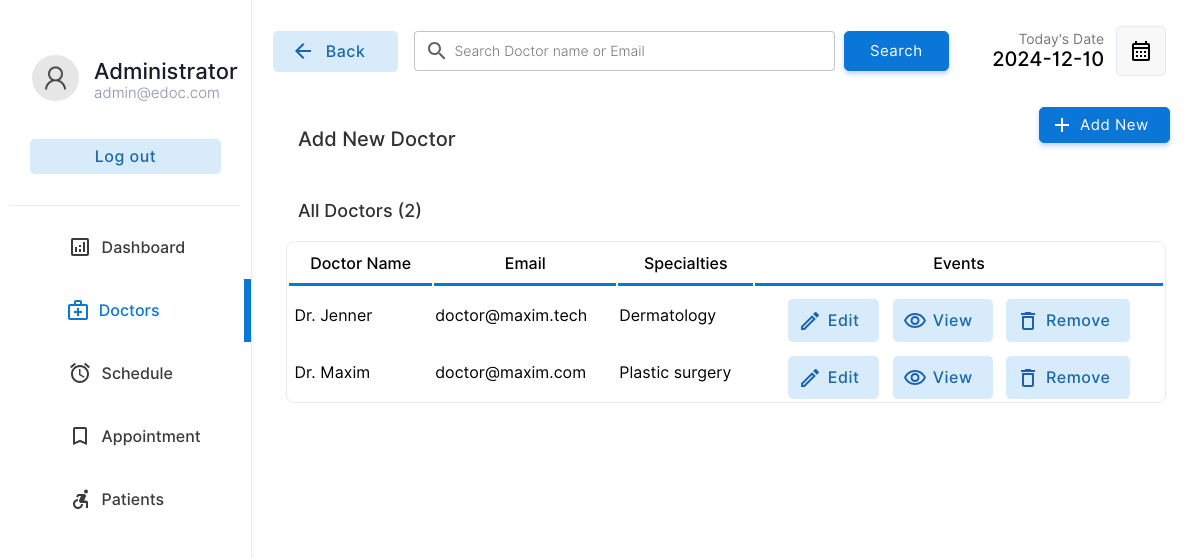
Before: /doctor/doctors.php (signed in) with the older database file.
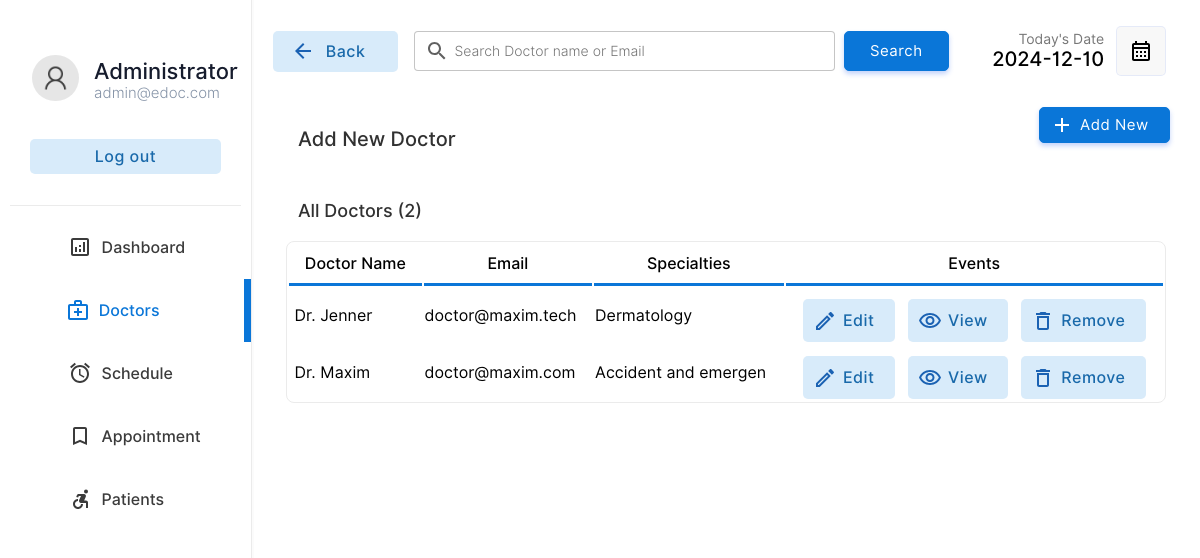
After: the same page with the newer database file.
### tables this page shows
CREATE TABLE `doctor` (
  `docid` int(11) NOT NULL,
  `docemail` varchar(255) DEFAULT NULL,
  `docname` varchar(255) DEFAULT NULL,
  `docpassword` varchar(255) DEFAULT NULL,
  `docnic` varchar(15) DEFAULT NULL,
  `doctel` varchar(15) DEFAULT NULL,
  `specialties` int(2) DEFAULT NULL,
  `gender` varchar(10) DEFAULT NULL,
  `dob` date DEFAULT NULL,
  `experience_years` int(11) DEFAULT NULL,
  `licence_number` varchar(100) DEFAULT NULL,
  `languages_spoken` varchar(255) DEFAULT NULL,
  `profile` varchar(255) DEFAULT NULL
);

CREATE TABLE `specialties` (
  `id` int(2) NOT NULL,
  `sname` varchar(50) DEFAULT NULL
);

### doctor/doctors.php (the view, shortened to what this page needs)
<!DOCTYPE html>
<html lang="en">
<head>
    <link rel="stylesheet" href="../css/animations.css">
    <link rel="stylesheet" href="../css/main.css">
    <link rel="stylesheet" href="../css/admin.css">
</head>
<body>
    <?php
    include("../connection.php");
    ?>
    <div class="container">
        <div class="menu">
            <table class="menu-container" border="0">
                <tr>
                    <td style="padding:10px" colspan="2">
                        <table border="0" class="profile-container">
                            <tr>
                                <td width="30%" style="padding-left:20px">
                                    <img src="../img/user.png" alt="" width="100%" style="border-radius:50%">
                                </td>
                                <td style="padding:0px;margin:0px;">
                                    <p class="profile-title">Administrator</p>
                                    <p class="profile-subtitle">admin@edoc.com</p>
                                </td>
                            </tr>
                            <tr>
                                <td colspan="2">
                                    <a href="../logout.php"><input type="button" value="Log out"
                                            class="logout-btn btn-primary-soft btn"></a>
                                </td>
                            </tr>
                        </table>
                    </td>
                </tr>
                <tr class="menu-row">
                    <td class="menu-btn menu-icon-dashbord">
                        <a href="index.php" class="non-style-link-menu">
                            <div>
                                <p class="menu-text">Dashboard</p>
                        </a>
        </div></a>
        <tr class="menu-row">
            <td class="menu-btn menu-icon-doctor menu-active menu-icon-doctor-active">
                <a href="doctors.php" class="non-style-link-menu non-style-link-menu-active">
                    <div>
                        <p class="menu-text">Doctors</p>
                </a>
    </div>
    <tr class="menu-row">
        <td class="menu-btn menu-icon-schedule">
            <a href="schedule.php" class="non-style-link-menu">
                <div>
                    <p class="menu-text">Schedule</p>
                </div>
            </a>
        </td>
    </tr>
    <tr class="menu-row">
        <td class="menu-btn menu-icon-appoinment">
            <a href="appointment.php" class="non-style-link-menu">
                <div>
                    <p class="menu-text">Appointment</p>
            </a></div>
        </td>
    </tr>
    <tr class="menu-row">
        <td class="menu-btn menu-icon-patient">
            <a href="patient.php" class="non-style-link-menu">
                <div>
                    <p class="menu-text">Patients</p>
            </a></div>
        </td>
    </tr>
    <div class="dash-body">
        <table border="0" width="100%" style=" border-spacing: 0;margin:0;padding:0;margin-top:25px; ">
            <tr>
                <td width="13%">
                    <a href="doctors.php"><button class="login-btn btn-primary-soft btn btn-icon-back"
                            style="padding-top:11px;padding-bottom:11px;margin-left:20px;width:125px">
                            <font class="tn-in-text">Back</font>
                        </button></a>
                </td>
                <td>
                    <form action="" method="post" class="header-search">
                        <input type="search" name="search" class="input-text header-searchbar"
                            placeholder="Search Doctor name or Email" list="doctors">&nbsp;&nbsp;
                        <?php
                        $list11 = $database->query("select  docname,docemail from  doctor;");
                        ?>
                        <input type="Submit" value="Search" class="login-btn btn-primary btn"
                            style="padding-left: 25px;padding-right: 25px;padding-top: 10px;padding-bottom: 10px;">
                    </form>
                </td>
                <td width="15%">
                    <p style="font-size: 14px;color: rgb(119, 119, 119);padding: 0;margin: 0;text-align: right;">
                        Today's Date
                    </p>
                    <p class="heading-sub12" style="padding: 0;margin: 0;">
                        <?php
                        $date = date('Y-m-d');
                        echo $date;
                        ?>
                    </p>
                </td>
                <td width="10%">
                    <button class="btn-label" style="display: flex;justify-content: center;align-items: center;"><img
                            src="../img/calendar.svg" width="100%"></button>
                </td>
            </tr>
            <tr>
                <td colspan="2" style="padding-top:30px;">
                    <p class="heading-main12" style="margin-left: 45px;font-size:20px;color:rgb(49, 49, 49)">Add New
                        Doctor</p>
                </td>
                <td colspan="2">
                    <a href="?action=add&id=none&error=0" class="non-style-link"><button
                            class="login-btn btn-primary btn button-icon"
                            style="display: flex;justify-content: center;align-items: center;margin-left:75px;background-image: url('../img/icons/add.svg');">Add
                            New</font></button>
                    </a>
                </td>
            </tr>
            <tr>
                <td colspan="4" style="padding-top:10px;">
                    <p class="heading-main12" style="margin-left: 45px;font-size:18px;color:rgb(49, 49, 49)">All Doctors
                        (<?php echo $list11->num_rows; ?>)</p>
                </td>
            </tr>
            <?php
            if ($_POST) {
                $keyword = $_POST["search"];
                $sqlmain = "select * from doctor where docemail='$keyword' or docname='$keyword' or docname like '$keyword%' or docname like '%$keyword' or docname like '%$keyword%'";
            } else {
                $sqlmain = "select * from doctor order by docid desc";
            }
            ?>
            <tr>
                <td colspan="4">
                    <center>
                        <div class="abc scroll">
                            <table width="93%" class="sub-table scrolldown" border="0">
                                <thead>
                                    <tr>
                                        <th class="table-headin">
                                            Doctor Name
                                        </th>
                                        <th class="table-headin">
                                            Email
                                        </th>
                                        <th class="table-headin">
                                            Specialties
                                        </th>
                                        <th class="table-headin">
                                            Events
                                    </tr>
                                </thead>
                                <tbody>
                                    <?php
                                    $result = $database->query($sqlmain);
                                    if ($result->num_rows == 0) {
                                        echo '<tr>
                                    <td colspan="4">
                                    <br><br><br><br>
                                    <center>
                                    <img src="../img/notfound.svg" width="25%">
                                    <br>
                                    <p class="heading-main12" style="margin-left: 45px;font-size:20px;color:rgb(49, 49, 49)">We  couldnt find anything related to your keywords !</p>
                                    <a class="non-style-link" href="doctors.php"><button  class="login-btn btn-primary-soft btn"  style="display: flex;justify-content: center;align-items: center;margin-left:20px;">&nbsp; Show all Doctors &nbsp;</font></button>
                                    </a>
                                    </center>
                                    <br><br><br><br>
                                    </td>
                                    </tr>';
                                    } else {
                                        for ($x = 0; $x < $result->num_rows; $x++) {
                                            $row = $result->fetch_assoc();
                                            $docid = $row["docid"];
                                            $name = $row["docname"];
                                            $email = $row["docemail"];
                                            $spe = $row["specialties"];
                                            $spcil_res = $database->query("select sname from specialties where id='$spe'");
                                            $spcil_array = $spcil_res->fetch_assoc();
                                            $spcil_name = $spcil_array["sname"];
                                            echo '<tr>
                                        <td> &nbsp;' .
                                                substr($name, 0, 30)
                                                . '</td>
                                        <td>
                                        ' . substr($email, 0, 20) . '
                                        </td>
                                        <td>
                                            ' . substr($spcil_name, 0, 20) . '
                                        </td>
                                        <td>
                                        <div style="display:flex;justify-content: center;">
                                        <a href="?action=edit&id=' . $docid . '&error=0" class="non-style-link"><button  class="btn-primary-soft btn button-icon btn-edit"  style="padding-left: 40px;padding-top: 12px;padding-bottom: 12px;margin-top: 10px;"><font class="tn-in-text">Edit</font></button></a>
                                        &nbsp;&nbsp;&nbsp;
                                        <a href="?action=view&id=' . $docid . '" class="non-style-link"><button  class="btn-primary-soft btn button-icon btn-view"  style="padding-left: 40px;padding-top: 12px;padding-bottom: 12px;margin-top: 10px;"><font class="tn-in-text">View</font></button></a>
                                       &nbsp;&nbsp;&nbsp;
                                       <a href="?action=drop&id=' . $docid . '&name=' . $name . '" class="non-style-link"><button  class="btn-primary-soft btn button-icon btn-delete"  style="padding-left: 40px;padding-top: 12px;padding-bottom: 12px;margin-top: 10px;"><font class="tn-in-text">Remove</font></button></a>
                                        </div>
                                        </td>
                                    </tr>';
                                        }
                                    }
                                    ?>
                                </tbody>
                            </table>
                        </div>
                    </center>
                </td>
            </tr>
        </table>
    </div>
</body>
</html>

### css/main.css (style rules this page uses)
:root { --primarycolor: #0A76D8; --primarycolorhover: #006dd3; --btnice:#D8EBFA; --btnnicetext:#1b62b3; }
body { margin: 0; padding: 0; border-spacing: 0; font-family: 'Inter', sans-serif; }
.input-text { border-radius: 4px; border: 0.5px solid rgb(226, 226, 226); padding: 10px; width: 92%; transition: 0.2s; outline: none; }
.input-text { border: 1px solid #e9ecef; font-size: 14px; line-height: 26px; background-color: #fff; display: block; width: 100%; padding: .375rem .75rem; font-weight: 300; line-height: 1.5; color: #212529; background-color: #fff; background-clip: padding-box; -webkit-appearance: none; -moz-appearance: none; appearance: none; border-radius: .25rem; transition: border-color .15s ease-in-out,box-shadow .15s ease-in-out; }
.input-text::placeholder { font-family: 'Inter', sans-serif; }
.btn { cursor: pointer; padding: 8px 20px; outline: none; text-decoration: none; font-size: 15px; letter-spacing: 0.5px; transition: all 0.3s; border-radius: 5px; font-family: 'Inter', sans-serif; }
.btn-primary { background-color: var(--primarycolor) ; border: 1px solid var(--primarycolor) ; color: #fff ; box-shadow: 0 3px 5px 0 rgba(57,108,240,0.3); }
.btn-primary-soft { background-color: #D8EBFA ; color: #1969AA; font-weight: 500; font-size: 16px; border: none; }
.non-style-link:link, .non-style-link:visited, .non-style-link:hover, .non-style-link:active { text-decoration: none; color: rgb(43, 43, 43); }
.btn-label { margin-left: 10px; padding: 12px 12px; outline: none; text-decoration: none; font-size: 15px; letter-spacing: 0.5px; transition: all 0.3s; border-radius: 5px; background-color: #f0f0f073; border: 1px solid rgba(57,108,240,0.1) ; font-family: 'Inter', sans-serif; }
.sub-table { border: 1px solid #ebebeb; border-radius: 8px; }
.table-headin { font-size: 16px; font-weight: 500; padding: 10px; border-bottom: 3px solid var(--primarycolor); }
.abc { width: 100%; height: 550px; overflow: auto; }
input[type=search] { background-image: url('../img/search.svg'); background-position: 10px 50%; background-repeat: no-repeat; transition: 0.5s; padding: 8px 20px 8px 40px; }
.button-icon { background-position: 10px 50%; background-repeat: no-repeat; transition: 0.5s; padding: 8px 20px 8px 40px; }
.menu-btn { padding:6px; color: #3b3b3b; background-position: 30% 50%; background-repeat: no-repeat; transition: 0.5s; }
.menu-text { padding-left: 40%; font-weight: 500; font-size: 16px; }
.menu-active { color: var(--primarycolor); border-right: 7px solid var(--primarycolor); background-color: var(); }
.non-style-link-menu:link, .non-style-link-menu:visited, .non-style-link-menu:active { text-decoration: none; color: #3b3b3b; }
.non-style-link-menu-active:link, .non-style-link-menu-active:visited, .non-style-link-menu-active:active { text-decoration: none; color: var(--primarycolor); }
.menu-icon-dashbord { background-image: url('../img/icons/dashboard.svg'); }
.menu-icon-doctor { background-image: url('../img/icons/doctors.svg'); }
.menu-icon-schedule { background-image: url('../img/icons/schedule.svg'); }
.menu-icon-appoinment { background-image: url('../img/icons/book.svg'); }
.menu-icon-patient { background-image: url('../img/icons/patients.svg'); }
.menu-icon-doctor:hover,.menu-icon-doctor-active { color: var(--primarycolor); background-image: url('../img/icons/doctors-hover.svg'); }
.btn-icon-back { background-image: url('../img/icons/back-iceblue.svg'); background-position: 18px 50%; background-repeat: no-repeat; transition: 0.5s; padding: 8px 20px 8px 40px; }
.btn-edit { background-image: url('../img/icons/edit-iceblue.svg'); }
.btn-view { background-image: url('../img/icons/view-iceblue.svg'); }
.btn-delete { background-image: url('../img/icons/delete-iceblue.svg'); }

### doctor/doctors.php (style rules this page uses)
.sub-table { animation: transitionIn-Y-bottom 0.5s; }

Changed rows visible on the page:
changed doctor "Dr. Maxim": specialties.sname "Plastic surgery" → "Accident and emergen"
